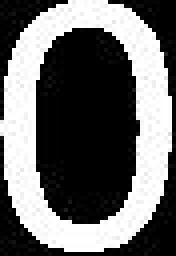
%> input picture licensePlate_recognition/MySet/usable/0_1.jpg, 44 x 64 px (shown 4 times larger)
$ octave --eval "result = creaSet;"   (GNU Octave 9; MATLAB toolbox functions it lacks are replaced by stand-ins)
%> lines starting %> are read from the running program, lines starting %| are printed output that depends on the picture
function set = creaSet()


set = imresize(imread('MySet\usable\0_1.jpg'),[62,40]);
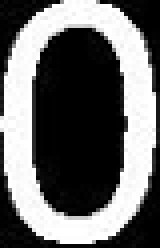
%> set: size 62x40 uint8 (shown 4 times larger); min 0, max 255, mean 105.5

set = cat(3,set,imresize(imread('MySet\usable\1_1.jpg'),[62,40]));
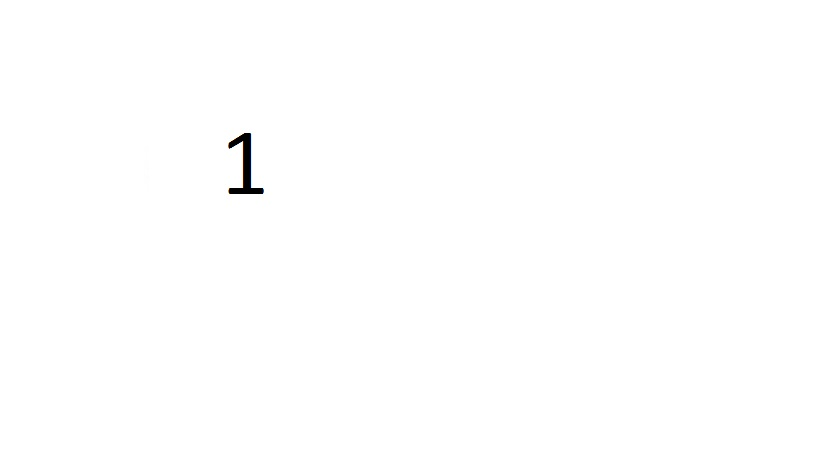
%> input picture licensePlate_recognition/MySet/raw/1_1.jpg, 819 x 460 px
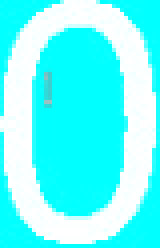
%> set: size 62x40x4 uint8 (shown 4 times larger); mean R, G, B, A 105.5, 254.5, 254.5, 254.5; transparent parts drawn white
set = cat(3,set,imresize(imread('MySet\usable\2_1.jpg'),[62,40]));
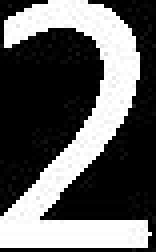
%> input picture licensePlate_recognition/MySet/usable/2_1.jpg, 39 x 63 px (shown 4 times larger)
set = cat(3,set,imresize(imread('MySet\usable\3_1.jpg'),[62,40]));
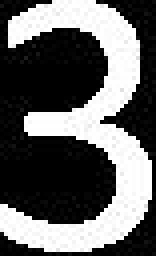
%> input picture licensePlate_recognition/MySet/usable/3_1.jpg, 39 x 64 px (shown 4 times larger)
set = cat(3,set,imresize(imread('MySet\usable\4_1.jpg'),[62,40]));
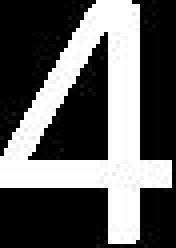
%> input picture licensePlate_recognition/MySet/usable/4_1.jpg, 44 x 62 px (shown 4 times larger)
set = cat(3,set,imresize(imread('MySet\usable\5_1.jpg'),[62,40]));
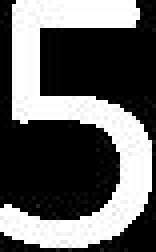
%> input picture licensePlate_recognition/MySet/usable/5_1.jpg, 39 x 63 px (shown 4 times larger)
%> (the run ends here)
